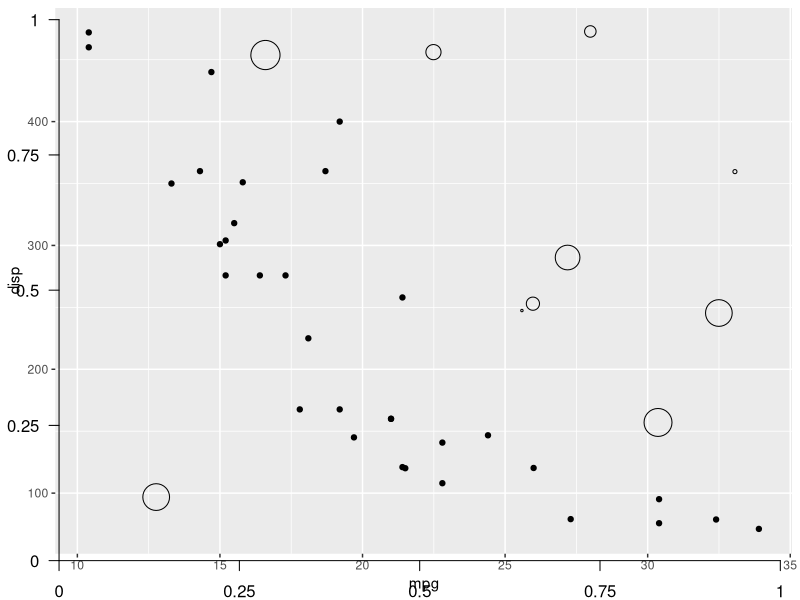
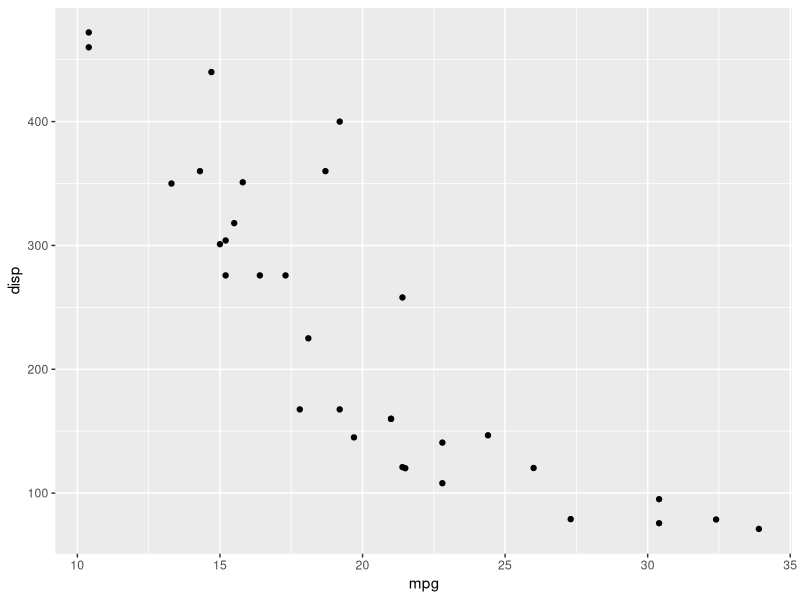

Write the R code that produced these figures, in order.
## ---- chunk 1
#| label: setup
#| include: false
knitr::opts_chunk$set(
  collapse = TRUE,
  comment = "#>",
  fig.path = "man/figures/README-",
  out.width = "100%"
)
set.seed(42L)
options(width = 90)
## ---- chunk 2
#| message: false
library(gtable)
library(ggplot2)

p <- ggplot(mtcars, aes(mpg, disp)) + geom_point()

p_table <- ggplotGrob(p)

p_table
## ---- chunk 3
#| fig-alt: >
#|   A scatterplot of miles per gallon against displacement based on the mtcars
#|   dataset. The plot is rendered by first converting the ggplot object to a
#|   gtable and then plotting the gtable
library(grid)
grid.draw(p_table) # alternative use plot(p_table)
## ---- chunk 4
#| fig-alt: >
#|   A scatterplot of random numbers. The scatterplot is created by combining
#|   separate grobs created with grid using gtable.
# Construct some graphical elements using grid
points <- pointsGrob(
  x = runif(10),
  y = runif(10),
  size = unit(runif(10), 'cm')
)
xaxis <- xaxisGrob(at = c(0, 0.25, 0.5, 0.75, 1))
yaxis <- yaxisGrob(at = c(0, 0.25, 0.5, 0.75, 1))

# Setup the gtable layout
plot <- gtable(
  widths = unit(c(1.5, 0, 1, 0.5), c('cm', 'cm', 'null', 'cm')),
  heights = unit(c(0.5, 1, 0, 1), c('cm', 'null', 'cm', 'cm'))
)

# Add the grobs
plot <- gtable_add_grob(
  plot,
  grobs = list(points, xaxis, yaxis),
  t = c(2, 3, 2),
  l = c(3, 3, 2),
  clip = 'off'
)

# Plot
grid.draw(plot)
